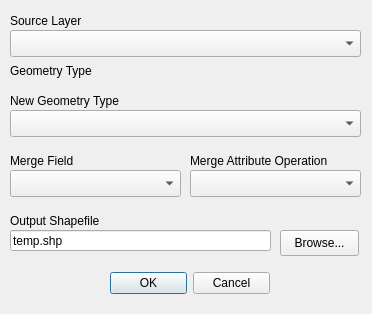
<?xml version="1.0" encoding="UTF-8"?>
<ui version="4.0">
 <class>mmqgis_geometry_convert_form</class>
 <widget class="QDialog" name="mmqgis_geometry_convert_form">
  <property name="windowModality">
   <enum>Qt::ApplicationModal</enum>
  </property>
  <property name="enabled">
   <bool>true</bool>
  </property>
  <property name="geometry">
   <rect>
    <x>0</x>
    <y>0</y>
    <width>372</width>
    <height>314</height>
   </rect>
  </property>
  <property name="mouseTracking">
   <bool>false</bool>
  </property>
  <property name="windowTitle">
   <string>Geometry Convert</string>
  </property>
  <widget class="QDialogButtonBox" name="buttonBox">
   <property name="geometry">
    <rect>
     <x>110</x>
     <y>270</y>
     <width>160</width>
     <height>26</height>
    </rect>
   </property>
   <property name="orientation">
    <enum>Qt::Horizontal</enum>
   </property>
   <property name="standardButtons">
    <set>QDialogButtonBox::Cancel|QDialogButtonBox::Ok</set>
   </property>
  </widget>
  <widget class="QLabel" name="label">
   <property name="geometry">
    <rect>
     <x>10</x>
     <y>210</y>
     <width>161</width>
     <height>22</height>
    </rect>
   </property>
   <property name="text">
    <string>Output Shapefile</string>
   </property>
  </widget>
  <widget class="QLabel" name="label_3">
   <property name="geometry">
    <rect>
     <x>10</x>
     <y>90</y>
     <width>141</width>
     <height>22</height>
    </rect>
   </property>
   <property name="text">
    <string>New Geometry Type</string>
   </property>
  </widget>
  <widget class="QLineEdit" name="filename">
   <property name="geometry">
    <rect>
     <x>10</x>
     <y>230</y>
     <width>261</width>
     <height>21</height>
    </rect>
   </property>
   <property name="text">
    <string>temp.shp</string>
   </property>
   <property name="readOnly">
    <bool>false</bool>
   </property>
  </widget>
  <widget class="QPushButton" name="browse">
   <property name="geometry">
    <rect>
     <x>280</x>
     <y>230</y>
     <width>79</width>
     <height>26</height>
    </rect>
   </property>
   <property name="text">
    <string>Browse...</string>
   </property>
  </widget>
  <widget class="QComboBox" name="newgeometry">
   <property name="geometry">
    <rect>
     <x>10</x>
     <y>110</y>
     <width>351</width>
     <height>27</height>
    </rect>
   </property>
  </widget>
  <widget class="QComboBox" name="sourcelayer">
   <property name="geometry">
    <rect>
     <x>10</x>
     <y>30</y>
     <width>351</width>
     <height>27</height>
    </rect>
   </property>
  </widget>
  <widget class="QLabel" name="label_4">
   <property name="geometry">
    <rect>
     <x>10</x>
     <y>10</y>
     <width>121</width>
     <height>22</height>
    </rect>
   </property>
   <property name="text">
    <string>Source Layer</string>
   </property>
  </widget>
  <widget class="QLabel" name="oldgeometry">
   <property name="geometry">
    <rect>
     <x>10</x>
     <y>60</y>
     <width>241</width>
     <height>22</height>
    </rect>
   </property>
   <property name="text">
    <string>Geometry Type</string>
   </property>
  </widget>
  <widget class="QComboBox" name="mergefield">
   <property name="geometry">
    <rect>
     <x>10</x>
     <y>170</y>
     <width>171</width>
     <height>27</height>
    </rect>
   </property>
  </widget>
  <widget class="QComboBox" name="mergeattop">
   <property name="geometry">
    <rect>
     <x>190</x>
     <y>170</y>
     <width>171</width>
     <height>27</height>
    </rect>
   </property>
  </widget>
  <widget class="QLabel" name="label_2">
   <property name="geometry">
    <rect>
     <x>10</x>
     <y>150</y>
     <width>161</width>
     <height>22</height>
    </rect>
   </property>
   <property name="text">
    <string>Merge Field</string>
   </property>
  </widget>
  <widget class="QLabel" name="label_5">
   <property name="geometry">
    <rect>
     <x>190</x>
     <y>150</y>
     <width>171</width>
     <height>22</height>
    </rect>
   </property>
   <property name="text">
    <string>Merge Attribute Operation</string>
   </property>
  </widget>
 </widget>
 <tabstops>
  <tabstop>sourcelayer</tabstop>
  <tabstop>newgeometry</tabstop>
  <tabstop>mergefield</tabstop>
  <tabstop>mergeattop</tabstop>
  <tabstop>filename</tabstop>
  <tabstop>browse</tabstop>
  <tabstop>buttonBox</tabstop>
 </tabstops>
 <resources/>
 <connections>
  <connection>
   <sender>buttonBox</sender>
   <signal>accepted()</signal>
   <receiver>mmqgis_geometry_convert_form</receiver>
   <slot>accept()</slot>
   <hints>
    <hint type="sourcelabel">
     <x>248</x>
     <y>254</y>
    </hint>
    <hint type="destinationlabel">
     <x>157</x>
     <y>274</y>
    </hint>
   </hints>
  </connection>
  <connection>
   <sender>buttonBox</sender>
   <signal>rejected()</signal>
   <receiver>mmqgis_geometry_convert_form</receiver>
   <slot>reject()</slot>
   <hints>
    <hint type="sourcelabel">
     <x>316</x>
     <y>260</y>
    </hint>
    <hint type="destinationlabel">
     <x>286</x>
     <y>274</y>
    </hint>
   </hints>
  </connection>
 </connections>
</ui>
